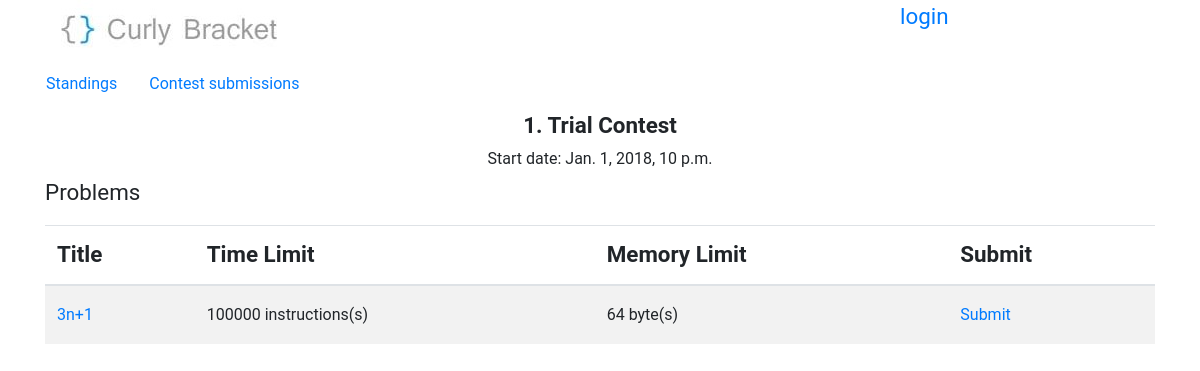
Before: /contest/1 with the older database file.
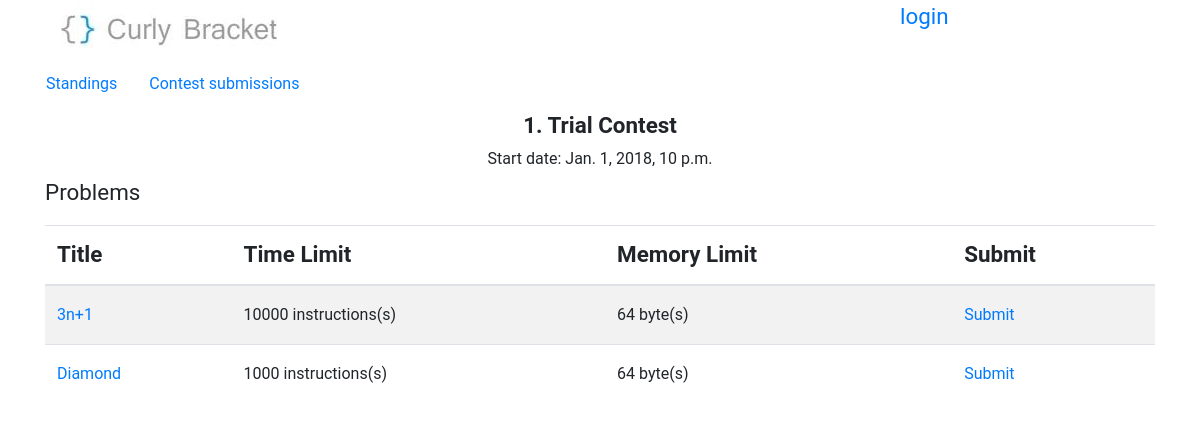
After: the same page with the newer database file.
### BracketsOJ/models.py (models this page shows, shortened)
class problem(models.Model):
    title = models.CharField(max_length=50)
    time_limit = models.IntegerField(default=100)
    memory_limit = models.IntegerField(default=64)
    statement = models.CharField(max_length=500)
    input_section = models.CharField(max_length=500)
    output_section = models.CharField(max_length=500)
    samples = models.IntegerField(default=1)
    notes = models.CharField(max_length=200, blank=True, null=True)
    added = models.DateField(auto_now_add=True, blank=True)
    contest = models.ForeignKey(contest, on_delete=models.SET_NULL, null=True, blank=True)
    checker = models.CharField(max_length=50, default='ecmp')

### BracketsOJ/views.py (the view)
# urls.py: re_path('^contest/(?P<contest_id>\d+)/?$', views.dashboardView, name='dashboard'),
def dashboardView(request, contest_id):
    current_contest = get_object_or_404(contest, id=contest_id, start_date__lte=datetime.now())
    problems = current_contest.problem_set.all()
    try:
        return render(request, 'dashboard.html', {'contest': current_contest, 'problems': problems})
    except:
        raise SuspiciousOperation()

### templates/dashboard.html (shortened to what this page needs)
{% extends 'base.html' %}
{% block content %}
        <div>
            <nav class="row nav problem-text">
                {% if contest is not none %}<a class="nav-link" href="/contest/{{ contest.id }}/scoreboard">Standings</a>{% endif %}
                <a class="nav-link" href="/contest/{{ contest.id }}/submissions">Contest submissions</a>
            </nav>
        </div>
        <div class="mx-auto" style="text-align: center">
            <div class="offset-4 col-4"><b>{{ contest.id }}. {{ contest.name }}</b></div>
            <div class="offset-4 col-4 problem-text">Start date: {{ contest.start_date }}</div>
        </div>
        <div>
            <p>Problems</p>
            <div class="table-responsive">
                <table class="table table-striped">
                    <thead>
                        <tr>
                            <th colspan="2">
                                Title
                            </th>
                            <th>
                                Time Limit
                            </th>
                            <th>
                                Memory Limit
                            </th>
                            <th>
                                Submit
                            </th>
                        </tr>
                    </thead>
                    <tbody class="problem-text">
                    {% for problem in problems %}
                        <tr>
                            <td colspan="2">
                                <a href="/contest/{{ contest.id }}/problem/{{ problem.id }}">{{ problem.title }}</a>
                            </td>
                            <td>
                                {{ problem.time_limit }} instructions(s)
                            </td>
                            <td>
                                {{ problem.memory_limit }} byte(s)
                            </td>
                            <td>
                                <a href="/contest/{{ contest.id }}/problem/{{ problem.id }}/submit">Submit</a>
                            </td>
                        </tr>
                    {% endfor %}
                    </tbody>
                </table>
            </div>
        </div>
{% endblock %}

Changed rows visible on the page:
changed problem (number 1 of 2 on the later page): time_limit "100000" → "10000"
added problem: title "Diamond", time_limit "1000", memory_limit "64"
